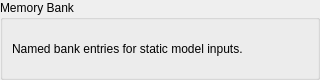
<?xml version="1.0" encoding="UTF-8"?>
<ui version="4.0">
 <class>DataBankPropertiesWidget</class>
 <widget class="QWidget" name="DataBankPropertiesWidget">
  <property name="geometry">
   <rect>
    <x>0</x>
    <y>0</y>
    <width>320</width>
    <height>80</height>
   </rect>
  </property>
  <property name="windowTitle">
   <string>Memory Bank</string>
  </property>
  <layout class="QVBoxLayout" name="verticalLayout">
   <property name="leftMargin">
    <number>0</number>
   </property>
   <property name="topMargin">
    <number>0</number>
   </property>
   <property name="rightMargin">
    <number>0</number>
   </property>
   <property name="bottomMargin">
    <number>0</number>
   </property>
   <item>
    <widget class="QGroupBox" name="memoryBankGroupBox">
     <property name="title">
      <string>Memory Bank</string>
     </property>
     <layout class="QVBoxLayout" name="memoryBankLayout">
      <item>
       <widget class="QLabel" name="memoryBankLabel">
        <property name="text">
         <string>Named bank entries for static model inputs.</string>
        </property>
        <property name="wordWrap">
         <bool>true</bool>
        </property>
       </widget>
      </item>
     </layout>
    </widget>
   </item>
  </layout>
 </widget>
 <resources/>
 <connections/>
</ui>
